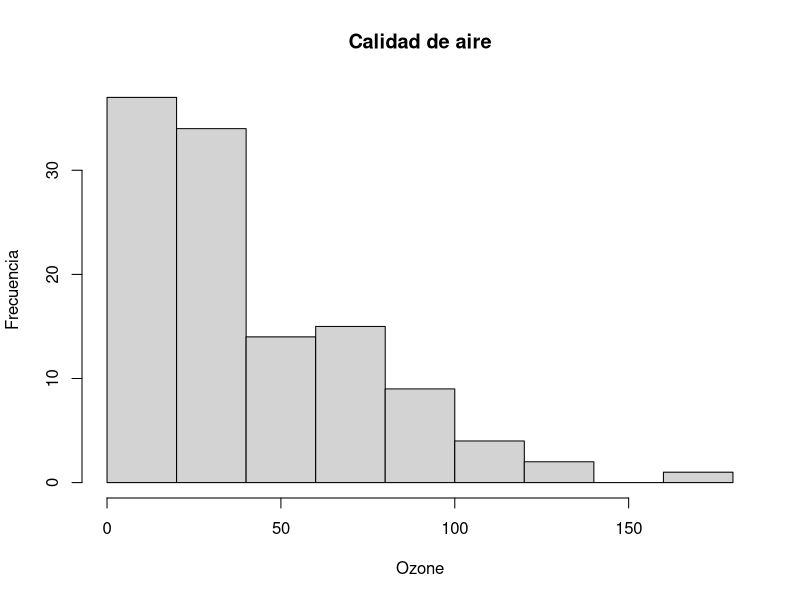
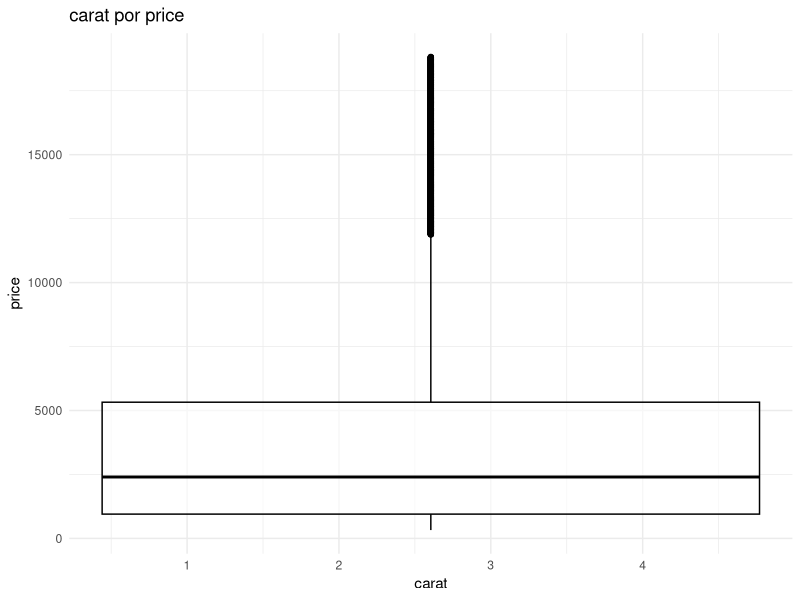
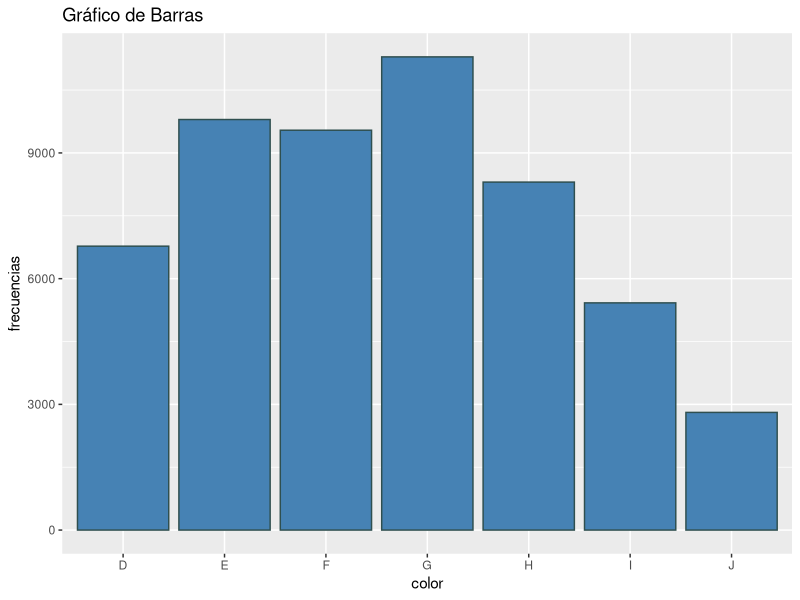
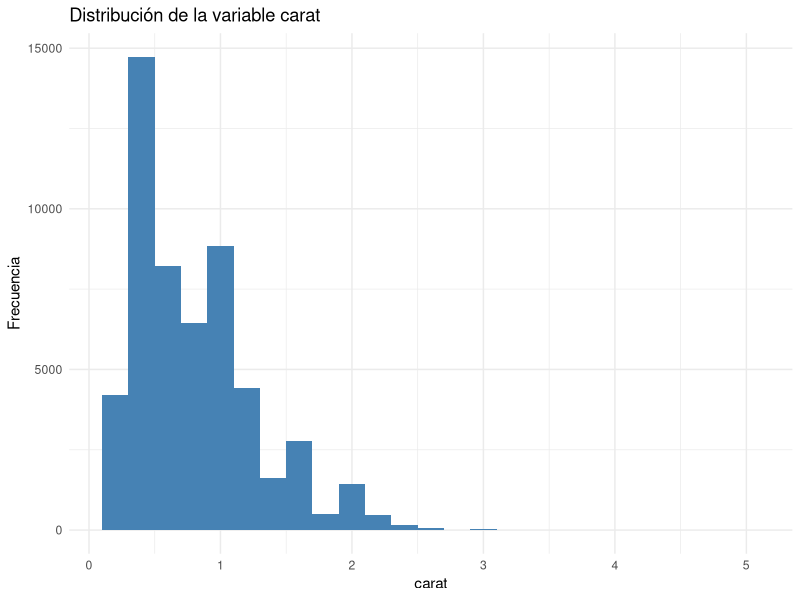
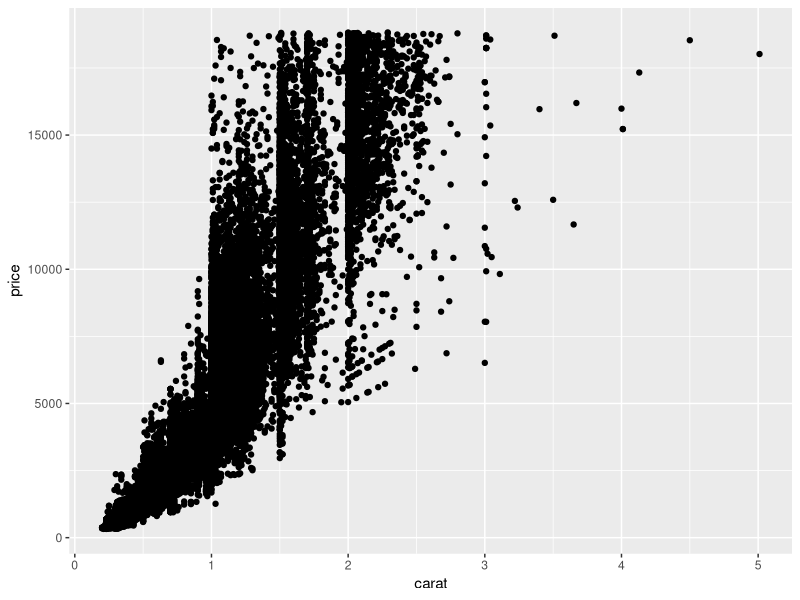
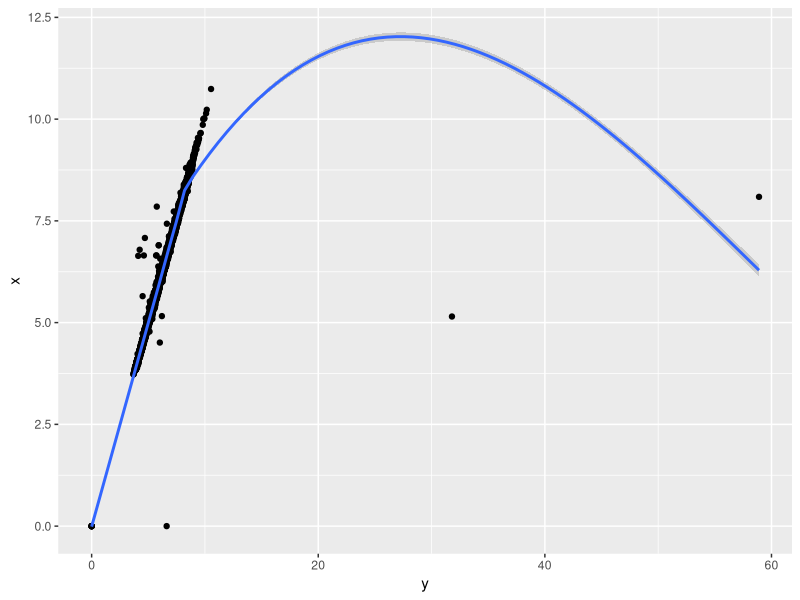
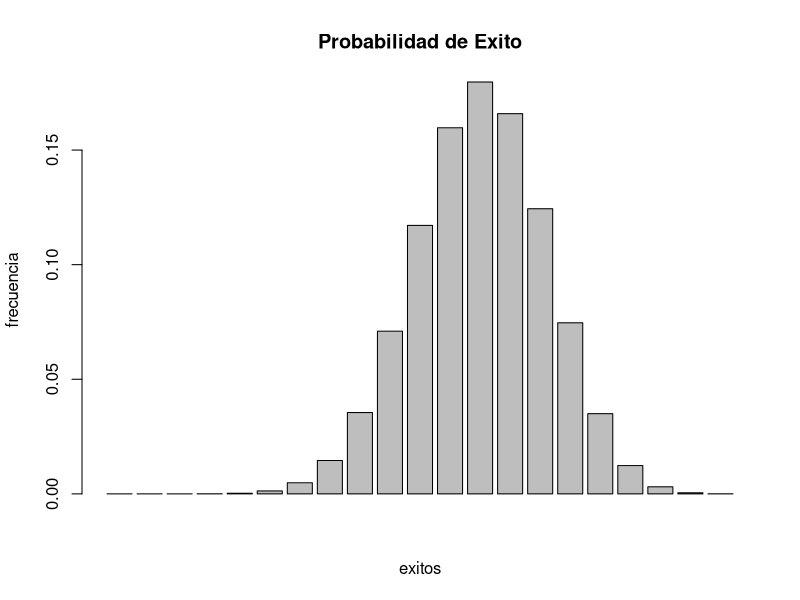
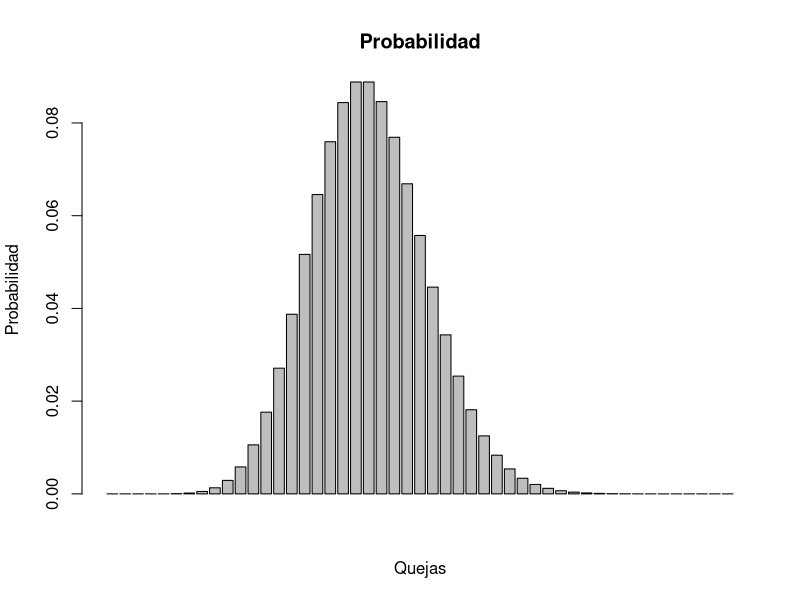

The R source for these figures, in order:
#Parcial 1 fecha 26/09/2020
#Alumno: Allan Antonio Vargas Escobar carnet: 999003571
#base de datos


#1. Utilizando el conjunto de datos "airquality" calcule el grado de simetría de la variable SolarR. ¿Qué significa el valor de su simetría?

library(psych)
skew(airquality$Solar.R)

#R/ la asimetria de SolarR es de -0.4192893 siendo esta negativa, y los datos se reunen mas a la derecha.

#2. Utilizando el conjunto de datos "airquality" ¿Cuál es la media, mediana y moda de la variable Temp?
View(airquality)
airquality

#promedio
mean(airquality$Temp)
#mediana
median(airquality$Temp)
#moda
library(modeest)
mfv(airquality$Temp)
mlv(airquality$Temp, method = "mfv")

#R/ la media es 77.88235, mediana 79, y moda 81.

#3. Utilizando el conjunto de datos "airquality" ¿Cuál es la media, mediana y moda de la variable Wind?

#promedio
mean(airquality$Wind)
#mediana
median(airquality$Wind)
#moda
library(modeest)
mfv(airquality$Wind)
mlv(airquality$Wind, method = "mfv")

#R/ la media es 9.957516, la mediana es 9.7, moda es 11.5

#4. Utilizando el conjunto de datos "airquality" grafique el histograma de la variable Ozono e indique qué tipo de asimetría tiene

skew(airquality$Ozone)

hist(x = airquality$Ozone, main = "Calidad de aire", 
     xlab = "Ozone", ylab = "Frecuencia")

#R/ la asimetria de Ozone es de 1.209866 siendo esta positiva, y los datos se reunen mas a la izquierda.


#5. Utilizando el conjunto de datos "airquality" indique qué desviación estándar es más adecuada. ¿La de Wind o la de Ozono?
?sd
sd(airquality$Wind)
sd(airquality$Ozone, na.rm = TRUE)

#R/desviación estandar de wind es 3.523001 y la de Ozone es 32.98788, siendo la mas adecuada wind por ser mas pequeña y tener los datos menos dispersos respecto a la media.



#6. Utilizando el conjunto de datos "diamonds" y la librería GGPLOT y realizando el diagrama de cajas entre las variables Carat y Price indique cuál de las siguientes opciones es correcta
library(ggplot2)

ggplot(data = diamonds, aes(x = carat, y = price)) + 
  geom_boxplot(color = 'black', alpha = 0.6) +  
  xlab('carat') + 
  ylab('price') +
  ggtitle('carat por price') + 
  theme_minimal()

#R/ ninguna es correcta



#7. Utilizando el conjunto de datos "diamonds" y la librería GGPLOT, diagrame una gráfica de barras con la variable color. ¿Cual es el color con mayor frecuencia?

ggplot(diamonds, aes(x = color)) + 
  geom_bar(color = 'darkslategray', fill = 'steelblue') + 
  xlab("color") + 
  ylab("frecuencias") + 
  ggtitle("Gráfico de Barras")

#R/ el grupo G.


#8. Utilizando el conjunto de datos "diamonds" y la librería GGPLOT realice un histograma con la variable Carat en su eje X. ¿Qué tipo de simetría presenta la gráfica?

View(diamonds)

skew(diamonds$carat)

library(ggplot2)

ggplot(diamonds) + 
  geom_histogram(binwidth = 0.2, aes(x = carat), fill = 'steelblue') + 
  xlab("carat") + 
  ylab("Frecuencia") + 
  ggtitle("Distribución de la variable carat") +
  theme_minimal()

#R/ observando el histograma es una asimetria positiva, con mayor datos a la izquierda, se saco el valor para corroborar siendo de 1.11.


#9. Utilizando el conjunto de datos "diamonds" y la librería GGPLOT y realizando un diagrama de dispersión entre las variables Carat y Price indique la relación de las variables

ggplot(diamonds, aes(x = carat, y = price)) + geom_point() 


#R/ a.


#10. Utilizando el conjunto de datos "diamonds" y la librería GGPLOT y realizando un diagráma de dispersión entre las variables "Y" y "Z", indique la relación entre las variables (Seleccione 2 posibles respuestas)

ggplot(diamonds, aes(x = y, y = x)) + 
  geom_point() + geom_smooth()

#R/ a y e.


#11. Una oficina de servicio al cliente recibe en promedio 20 quejas en un día. Calcule la probabilidad de densidad y grafique sus valores. ¿Qué observa en la gráfica?

dbinom(0:20, 20, 0.6)
dbinomial <- dbinom(0:20, 20, 0.6)
barplot(dbinomial, main = "Probabilidad de Exito", xlab = "exitos", ylab = "frecuencia")

#R/ todas son correctas.

#12. Se ha tomado una muestra de 20 elementos, donde la probabilidad de éxito es del 60%. Calcule la probabilidad de densidad y grafique sus valores. ¿Qué tipo de sesgo se observa en los resultados?


dpois(0:48, 20)
barplot(dpois(0:48, 20), main = "Probabilidad", xlab = "Quejas", ylab = "Probabilidad")

#R/ sesgo negativo porque p >0.5
